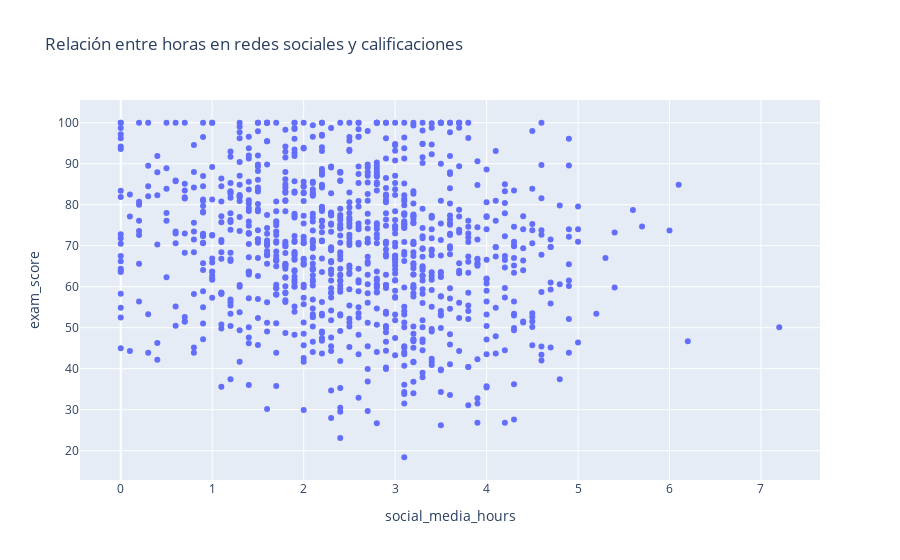

The notebook cell this image was saved under:
### Markdown cell above
# Relación entre horas en redes sociales y calificaciones

### Code cell
# Usar la función para calcular la correlación entre horas en redes sociales y calificaciones
calcular_correlacion(df, 'social_media_hours', 'exam_score')

# Gráfico de dispersión para visualizar la relación
px.scatter(df, x='social_media_hours', y='exam_score', title='Relación entre horas en redes sociales y calificaciones')

### Figure 1 — Plotly figure (JSON) as saved in the notebook; plotly's stock layout.template omitted (floating-point values rounded to 4 significant figures; data arrays with more than 128 entries replaced by an {"elided": "..."} marker saying what was removed)
{"data": [{"hovertemplate": "social_media_hours=%{x}<br>exam_score=%{y}<extra></extra>", "legendgroup": "", "marker": {"color": "#636efa", "symbol": "circle"}, "mode": "markers", "name": "", "orientation": "v", "showlegend": false, "type": "scatter", "x": {"elided": "1000 float values"}, "xaxis": "x", "y": {"elided": "1000 float values"}, "yaxis": "y"}], "layout": {"legend": {"tracegroupgap": 0}, "title": {"text": "Relación entre horas en redes sociales y calificaciones"}, "xaxis": {"anchor": "y", "domain": [0, 1], "title": {"text": "social_media_hours"}}, "yaxis": {"anchor": "x", "domain": [0, 1], "title": {"text": "exam_score"}}}}
